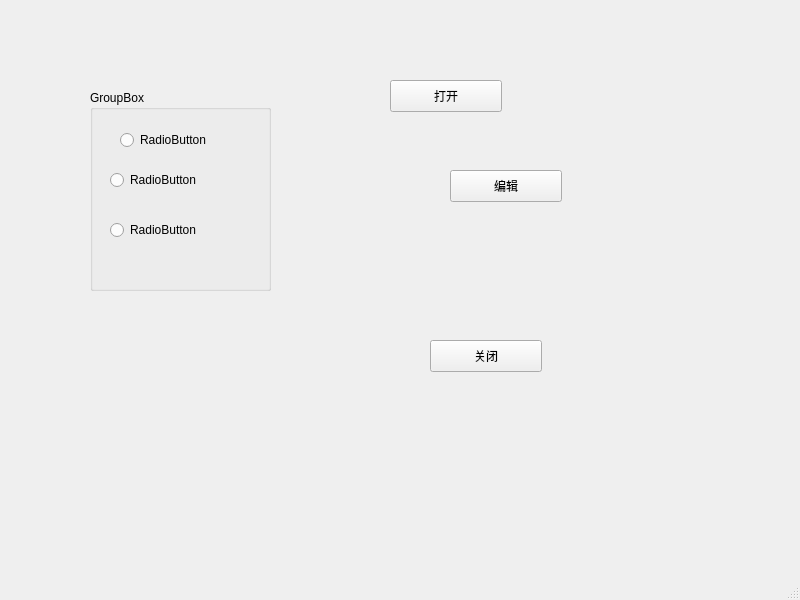
<?xml version="1.0" encoding="UTF-8"?>
<ui version="4.0">
 <class>MainWindow</class>
 <widget class="QMainWindow" name="MainWindow">
  <property name="geometry">
   <rect>
    <x>0</x>
    <y>0</y>
    <width>800</width>
    <height>600</height>
   </rect>
  </property>
  <property name="windowTitle">
   <string>MainWindow</string>
  </property>
  <widget class="QWidget" name="centralwidget">
   <widget class="QPushButton" name="pushButton">
    <property name="geometry">
     <rect>
      <x>450</x>
      <y>170</y>
      <width>112</width>
      <height>32</height>
     </rect>
    </property>
    <property name="text">
     <string>编辑</string>
    </property>
   </widget>
   <widget class="QPushButton" name="pushButton_2">
    <property name="geometry">
     <rect>
      <x>430</x>
      <y>340</y>
      <width>112</width>
      <height>32</height>
     </rect>
    </property>
    <property name="text">
     <string>关闭</string>
    </property>
   </widget>
   <widget class="QPushButton" name="pushButton_3">
    <property name="geometry">
     <rect>
      <x>390</x>
      <y>80</y>
      <width>112</width>
      <height>32</height>
     </rect>
    </property>
    <property name="text">
     <string>打开</string>
    </property>
   </widget>
   <widget class="QRadioButton" name="radioButton">
    <property name="geometry">
     <rect>
      <x>120</x>
      <y>130</y>
      <width>100</width>
      <height>20</height>
     </rect>
    </property>
    <property name="text">
     <string>RadioButton</string>
    </property>
   </widget>
   <widget class="QRadioButton" name="radioButton_2">
    <property name="geometry">
     <rect>
      <x>110</x>
      <y>170</y>
      <width>100</width>
      <height>20</height>
     </rect>
    </property>
    <property name="text">
     <string>RadioButton</string>
    </property>
   </widget>
   <widget class="QRadioButton" name="radioButton_3">
    <property name="geometry">
     <rect>
      <x>110</x>
      <y>220</y>
      <width>100</width>
      <height>20</height>
     </rect>
    </property>
    <property name="text">
     <string>RadioButton</string>
    </property>
   </widget>
   <widget class="QGroupBox" name="groupBox">
    <property name="geometry">
     <rect>
      <x>90</x>
      <y>90</y>
      <width>181</width>
      <height>201</height>
     </rect>
    </property>
    <property name="title">
     <string>GroupBox</string>
    </property>
   </widget>
  </widget>
  <widget class="QMenuBar" name="menubar">
   <property name="geometry">
    <rect>
     <x>0</x>
     <y>0</y>
     <width>800</width>
     <height>22</height>
    </rect>
   </property>
  </widget>
  <widget class="QStatusBar" name="statusbar"/>
 </widget>
 <resources/>
 <connections/>
</ui>
